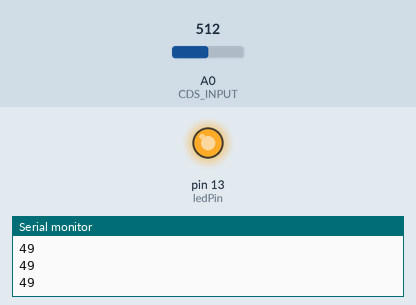
A sketch run on a simulated Arduino Uno, built with avr-gcc and run on an emulated ATmega328P. Parts: output pins drawn as LEDs (lit = HIGH), the last lines printed to the serial monitor. The test bench sets the inputs (shaded band); at power-on: A0 (CDS_INPUT) = 512.

Above: at 1.2 s.
1.3 s: A0 (CDS_INPUT) set to 444
2.8 s: A0 (CDS_INPUT) set to 412
At 4.0 s:
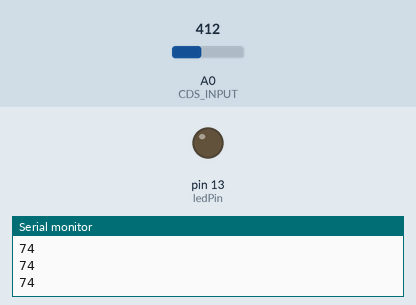
4.3 s: A0 (CDS_INPUT) set to 511
At 5.5 s:
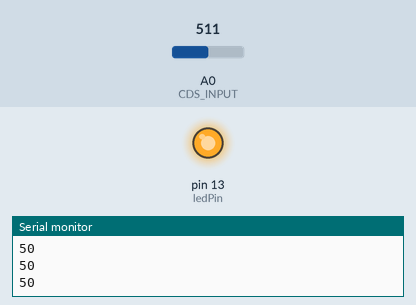
5.8 s: A0 (CDS_INPUT) set to 306
At 6.9 s:
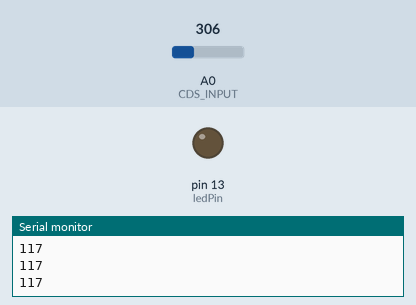
Timing chart, 0 to 8.3 s (numbered marks = the images above; inputs shaded):
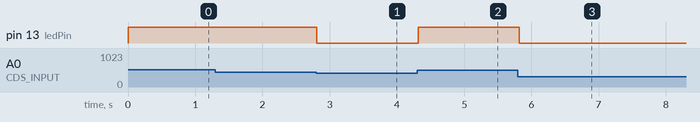

Measured:
- the behaviour switches between 427 and 426 on A0 (CDS_INPUT) (found by bisection; images 0 and 1)
- after the input at 2.8 s, pin 13 (ledPin): HIGH → LOW at once
- after the input at 4.3 s, pin 13 (ledPin): LOW → HIGH at once
- after the input at 5.8 s, pin 13 (ledPin): HIGH → LOW at once

The sketch:

AA02_Cds_LED.ino
```cpp
#define CDS_INPUT 0

const int ledPin = 13;

int threshold = 70;

void setup() {
  pinMode(ledPin,OUTPUT);
  Serial.begin(9600);
}

void loop() {

  int value = analogRead(CDS_INPUT);
  int lux = int(luminosity(value));
  Serial.println(lux);


if(lux>=threshold)
  digitalWrite(ledPin,LOW);
  else
  digitalWrite(ledPin,HIGH);

  delay(100);
}

//Voltage to Lux
double luminosity (int RawADC0){
  double Vout=RawADC0*5.0/1023;  // 5/1023 (Vin = 5 V)
  double lux=(2500/Vout-500)/10;
   //lux = 500 / Rldr, Vout = Ildr*Rldr = (5/(10 + Rldr))*Rldr
  return lux;
}
```
